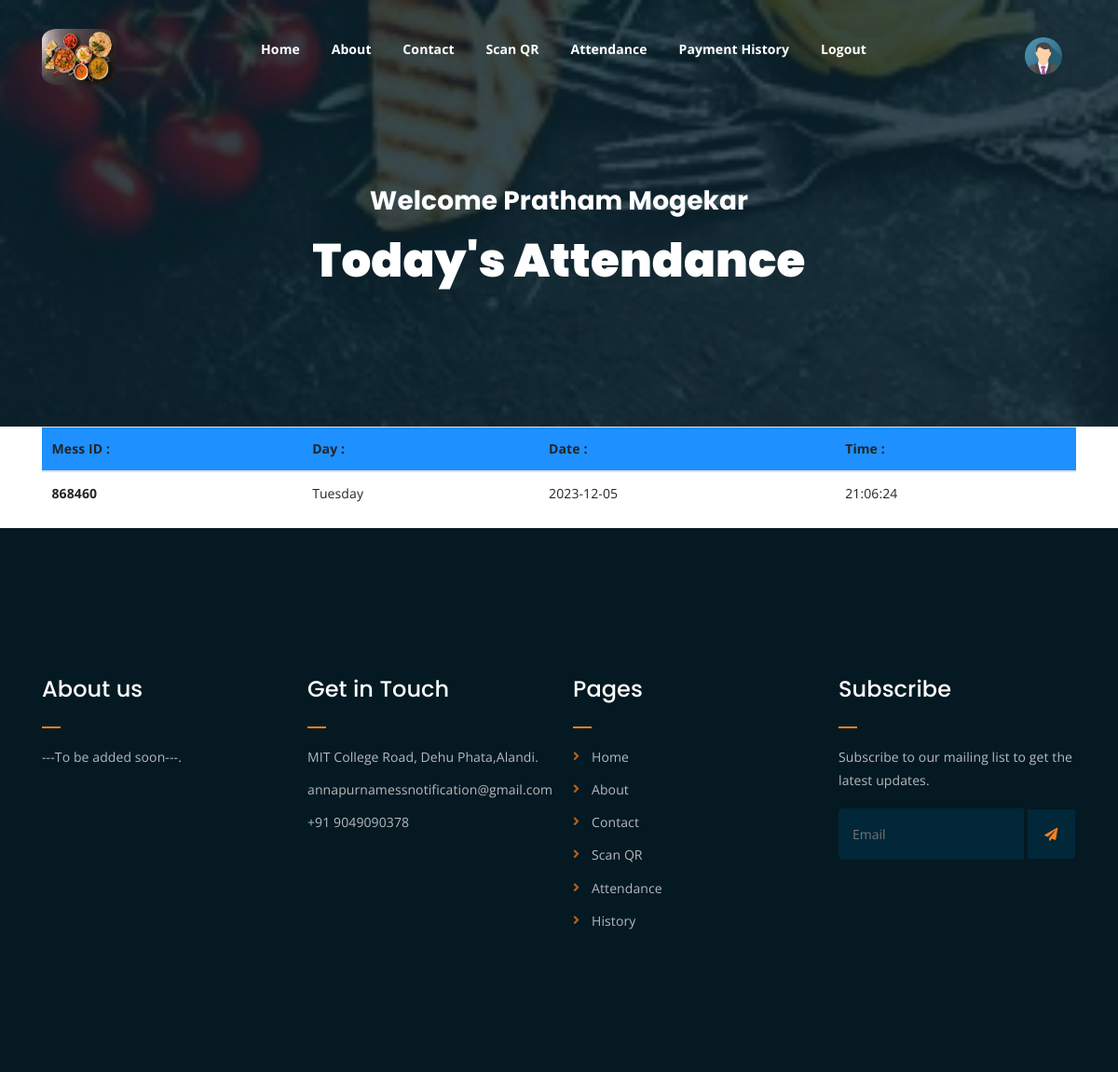
The page /uattendane.php (signed in) on the database its author committed.
### tables this page shows
CREATE TABLE `signupmess` (
  `id` int(11) NOT NULL,
  `messid` int(10) NOT NULL,
  `mess` varchar(50) NOT NULL,
  `mobile` varchar(11) NOT NULL,
  `email` varchar(50) NOT NULL,
  `email_password` varchar(255) NOT NULL,
  `password` varchar(100) NOT NULL,
  `address` varchar(50) NOT NULL,
  `city` varchar(50) NOT NULL,
  `state` varchar(50) NOT NULL,
  `pincode` int(11) NOT NULL,
  `date` date NOT NULL,
  `time` time NOT NULL,
  `description` varchar(255) NOT NULL,
  `image` varchar(50) NOT NULL,
  `logo` varchar(250) NOT NULL,
  `bg` varchar(250) NOT NULL,
  `monthly` int(11) NOT NULL,
  `coupon` int(11) NOT NULL,
  `monthly_onetime` int(11) NOT NULL,
  `coupon_onetime` int(11) NOT NULL,
  `Non_veg` varchar(10) NOT NULL,
  `about` varchar(2000) NOT NULL,
  `token` varchar(50) NOT NULL,
  `otp` int(11) NOT NULL,
  `status` varchar(50) NOT NULL,
  `hstatus` varchar(50) NOT NULL
);

CREATE TABLE `user` (
  `id` int(11) NOT NULL,
  `messid` int(11) NOT NULL,
  `userid` int(10) NOT NULL,
  `name` varchar(250) NOT NULL,
  `mobile` varchar(12) NOT NULL,
  `email` varchar(250) NOT NULL,
  `password` varchar(250) NOT NULL,
  `image` varchar(100) NOT NULL,
  `messtype` varchar(100) NOT NULL,
  `time` varchar(100) NOT NULL,
  `foodtype` varchar(200) NOT NULL,
  `address` varchar(250) NOT NULL,
  `joining_date` varchar(100) NOT NULL,
  `start_date` varchar(100) NOT NULL,
  `end_date` varchar(100) NOT NULL,
  `point` int(11) NOT NULL,
  `payment` int(11) NOT NULL,
  `paid` int(11) NOT NULL,
  `payment_status` varchar(100) NOT NULL,
  `token` varchar(250) NOT NULL,
  `mstatus` varchar(100) NOT NULL,
  `status` varchar(100) NOT NULL
);

CREATE TABLE `attendance` (
  `id` int(11) NOT NULL,
  `userid` varchar(50) NOT NULL,
  `name` varchar(200) NOT NULL,
  `messid` int(11) NOT NULL,
  `date` date NOT NULL,
  `day` varchar(50) NOT NULL,
  `time` time NOT NULL,
  `Accept_status` int(11) NOT NULL
);

### usession.php (called while the page is built, shortened)
<?php
if($_SESSION['userid'] == NULL){
    $_SESSION['msg'] ="You Are Logout User Login Again !!!";
?>
  <script>
     location.replace('index.php?messid=868460')
  </script>
  <?php
  }else{
include'./database/dbcon.php';
$userid=$_SESSION['userid'];
$messid=$_SESSION['messid'];
$emailquery =" select * from user where userid ='$userid' ";
$query = mysqli_query($con, $emailquery);
$emailcount = mysqli_num_rows($query);
if($emailcount)
{
$userdata = mysqli_fetch_assoc($query);
$name = $userdata['name'];
$image = $userdata['image'];
}
$emailquery =" select * from signupmess where messid ='$messid' ";
$query = mysqli_query($con, $emailquery);
$emailcount = mysqli_num_rows($query);
if($emailcount)
{
$userdata = mysqli_fetch_assoc($query);
$messimage = $userdata['image'];
$messemail = $userdata['email'];
$messaddress = $userdata['address'];
$messabout = $userdata['about'];
$messmobile = $userdata['mobile'];
}
}
?>

### uattendane.php (the view, shortened to what this page needs)
<?php include'uheader.php'?>
	<div class="breadcrumb-section breadcrumb-bg">
		<div class="container">
			<div class="row">
				<div class="col-lg-8 offset-lg-2 text-center">
					<div class="breadcrumb-text">
					<h3 style="color:white;">Welcome <?php echo $name?></h3>
					<h1>Today's Attendance</h1>
					</div>
				</div>
			</div>
		</div>
	</div>
		<div class="container">
                        <table class="table">
                                <thead style="background-color:DodgerBlue;position: sticky;top: 0;">
                                    <tr>
                                        <th scope="col">Mess ID :</th>
                                        <th scope="col">Day :</th>
                                        <th scope="col">Date :</th>
                                        <th scope="col">Time :</th>
                                    </tr>
                                </thead>
                                <tbody>
                                    <?php
                                    include'database/dbcon.php';
                                    $stdate =date('Y-m-d');
                                    $messid=$_SESSION['messid'];
                                    $userid=$_SESSION['userid'];
                                    $ltdate = date("Y-m-d" ,strtotime($stdate . " - 30 days"));
                                    $query = "SELECT * FROM attendance where messid ='$messid' and userid='$userid' and date between '$ltdate' and '$stdate' order by date DESC";
                                    $result = mysqli_query($con,$query);
                                    while($row = mysqli_fetch_array($result)){
                                      ?>
                                    <tr>
                                        <th scope="row"><?php echo $row['messid'];?></th>
                                        <td><?php echo $row['day'];?></td>
                                        <td><?php echo $row['date'];?></td>
                                        <td><?php echo $row['time'];?></td>
                                    </tr>
                                    <?php
                                    }
                                    ?>
                                </tbody>
                            </table>
                            </div>
	<?php include'ufooter.php'?>
</body>
</html>

### uheader.php (shortened to what this page needs)
<?php include'./usession.php'?>
<!DOCTYPE html>
<html lang="en">
<head>
	<link rel="stylesheet" href="./assets/css/all.min.css">
	<link rel="stylesheet" href="./assets/bootstrap/css/bootstrap.min.css">
	<link rel="stylesheet" href="./assets/css/owl.carousel.css">
	<link rel="stylesheet" href="./assets/css/magnific-popup.css">
	<link rel="stylesheet" href="./assets/css/animate.css">
	<link rel="stylesheet" href="./assets/css/meanmenu.min.css">
	<link rel="stylesheet" href="./assets/css/main.css">
	<link rel="stylesheet" href="./assets/css/responsive.css">
</head>
<body>
	<div class="top-header-area" id="sticker">
		<div class="container">
			<div class="row">
				<div class="col-lg-12 col-sm-12 text-center">
					<div class="main-menu-wrap">
						<div class="site-logo">
							<a href="uindex.php">
								<img src="<?php echo $messimage?>" alt="" style="width:80px;height:60px; border-radius: 20%;">
							</a>
						</div>
						<nav class="main-menu">
							<ul>
								<li><a href="uindex.php" class="current-list-item">Home</a></li>
								<li><a href="uabout.php">About</a></li>
								<li><a href="ucontact.php">Contact</a></li>
								<li><a href="uscan.php">Scan QR</a></li>
								<li><a href="uattendane.php">Attendance</a></li>
								<li><a href="uhistory.php">Payment History</a></li>
                                <li><a href="ulogout.php">Logout</a></li>
								<li>
									<div class="header-icons">
                                        <a href='uprofilepop.php?userid=<?php echo $userid?>'><img src="<?php echo $image;?>" alt="" style="width:40px;height:40px; border-radius: 50%;"></a>
									</div>
								</li>
							</ul>
						</nav>
					</div>
				</div>
			</div>
		</div>
	</div>

### ufooter.php (shortened to what this page needs)
<div class="footer-area">
		<div class="container">
			<div class="row">
				<div class="col-lg-3 col-md-6">
					<div class="footer-box about-widget">
						<h2 class="widget-title">About us</h2>
						<p><?php echo $messabout?>.</p>
					</div>
				</div>
				<div class="col-lg-3 col-md-6">
					<div class="footer-box get-in-touch">
						<h2 class="widget-title">Get in Touch</h2>
						<ul>
							<li><?php echo $messaddress?>.</li>
							<li><?php echo $messemail?></li>
							<li>+91 <?php echo $messmobile?></li>
						</ul>
					</div>
				</div>
				<div class="col-lg-3 col-md-6">
					<div class="footer-box pages">
						<h2 class="widget-title">Pages</h2>
						<ul>
						<li><a href="uindex.php" class="current-list-item">Home</a></li>
								<li><a href="uabout.php">About</a></li>
								<li><a href="ucontact.php">Contact</a></li>
								<li><a href="uscan.php">Scan QR</a></li>
								<li><a href="uattendane.php">Attendance</a></li>
								<li><a href="uhistory.php">History</a></li>
						</ul>
					</div>
				</div>
				<div class="col-lg-3 col-md-6">
					<div class="footer-box subscribe">
						<h2 class="widget-title">Subscribe</h2>
						<p>Subscribe to our mailing list to get the latest updates.</p>
						<form action="index.html">
							<input type="email" placeholder="Email">
							<button type="submit"><i class="fas fa-paper-plane"></i></button>
						</form>
					</div>
				</div>
			</div>
		</div>
	</div>

### assets/css/main.css (style rules this page uses)
html { font-size: 14px; font-weight: 400; line-height: 28px; height: 100%; }
body { font-family: "Open Sans", sans-serif; font-weight: 400; font-size: 1rem; letter-spacing: 0.1px; line-height: 1.8; color: #051922; overflow-x: hidden; }
body img { max-width: 100%; }
a { cursor: pointer; text-decoration: none; -webkit-transition: all 0.2s ease-in-out; -o-transition: all 0.2s ease-in-out; transition: all 0.2s ease-in-out; }
h1, .h1, h2, .h2, h3, .h3, h4, .h4, h5, .h5, h6, .h6 { font-family: "Poppins", sans-serif; font-weight: 700; margin: 0 0 1.25rem 0; color: #051922; }
h1:last-child, .h1:last-child, h2:last-child, .h2:last-child, h3:last-child, .h3:last-child, h4:last-child, .h4:last-child, h5:last-child, .h5:last-child, h6:last-child, .h6:last-child { margin: 0; }
h1, .h1 { font-size: 4rem; font-weight: 700; line-height: 4rem; }
h2, .h2 { font-size: 3rem; font-weight: 700; line-height: 3.25rem; }
h3, .h3 { font-size: 2rem; font-weight: 700; line-height: 2.25rem; }
p { font-family: "Open Sans", sans-serif; font-weight: 400; font-size: 1rem; letter-spacing: 0.1px; line-height: 1.8; color: #051922; margin: 0 0 1.25rem 0; }
p:last-child { margin: 0; }
.breadcrumb-bg { background-image: url(../img/1.jpg); }
.breadcrumb-text h1 { font-size: 50px; font-weight: 900; color: #fff; margin: 0; margin-top: 20px; }
.breadcrumb-section { padding: 150px 0; background-size: cover; background-position: center center; position: relative; z-index: 1; background-attachment: fixed; padding-top: 200px; }
.breadcrumb-section:after { position: absolute; left: 0; top: 0; width: 100%; height: 100%; content: ""; background-color: #07212e; z-index: -1; opacity: 0.8; }
.top-header-area { position: absolute; z-index: 999; width: 100%; padding: 25px 0; }
nav.main-menu ul { margin: 0; padding: 0; list-style: none; }
nav.main-menu ul li { display: inline-block; }
nav.main-menu ul li a { color: #fff; font-weight: 700; display: block; padding: 15px; }
nav.main-menu ul > li { position: relative; }
nav.main-menu ul li:last-child a { display: inline-block; }
nav.main-menu > ul li:last-child { float: right; }
.site-logo { float: left; max-width: 150px; }
.main-menu-wrap { position: relative; }
.header-icons a { color: #fff; display: inline-block; padding: 10px; }
.site-logo { padding: 6px 0; }
nav.main-menu li a { -webkit-transition: 0.3s; -o-transition: 0.3s; transition: 0.3s; }
.top-header-area .header-icons a { -webkit-transition: 0.3s; -o-transition: 0.3s; transition: 0.3s; }
.top-header-area { -webkit-transition: 0.3s; -o-transition: 0.3s; transition: 0.3s; }
.footer-area { background-color: #051922; color: #fff; padding: 150px 0; }
h2.widget-title { font-size: 24px; font-weight: 500; position: relative; padding-bottom: 20px; color: #fff; }
h2.widget-title:after { position: absolute; left: 0; bottom: 0; width: 20px; height: 2px; background-color: #F28123; content: ""; }
.footer-box p { color: #fff; opacity: 0.7; line-height: 1.8; }
.footer-box ul { margin: 0; padding: 0; list-style: none; }
.footer-box ul li { opacity: 0.7; margin-bottom: 10px; line-height: 1.8; }
.footer-box ul li:last-child { margin-bottom: 0; }
.footer-box.subscribe form input[type=email] { border: none; background-color: #012738; width: 78%; padding: 15px; border-top-left-radius: 5px; border-bottom-left-radius: 5px; color: #fff; }
.footer-box.subscribe form button { width: 20%; border: none; background-color: #012738; color: #F28123; padding: 14px 0; border-top-right-radius: 3px; border-bottom-right-radius: 3px; cursor: pointer; }
.footer-box ul li a { color: #fff; }
.footer-box.pages ul li { position: relative; padding-left: 20px; }
.footer-box.pages ul li:before { position: absolute; left: 0; top: 0; content: "\f105"; font-family: "Font Awesome 5 Free"; font-weight: 900; color: #F28123; }
.footer-box.pages ul li a { -webkit-transition: 0.3s; -o-transition: 0.3s; transition: 0.3s; }
.footer-box.subscribe form button { -webkit-transition: 0.3s; -o-transition: 0.3s; transition: 0.3s; }
html, body { height: 100%; }
thead { border-bottom: 1px solid #eee; }

### rows shown on the page
signupmess: image (picture), about "---To be added soon---", address "MIT College Road, Dehu Phata,Alandi", email "annapurnamessnotification@gmail.com", mobile "9049090378"
user: image (placeholder picture), name "Pratham Mogekar"
attendance: messid "868460", day "Tuesday", date "2023-12-05", time "21:06:24"
